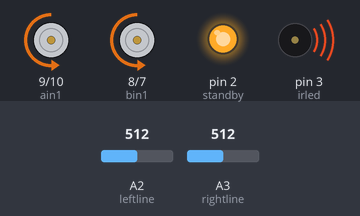
A sketch run on a simulated Arduino Uno, built with avr-gcc and run on an emulated ATmega328P. On the bench: motor-driver pin pairs drawn as motors (green arrow = first pin HIGH = forward, orange = second pin HIGH = backward, longer = more drive, scaled by the enable pin, stopped while the standby pin is LOW), output pins drawn as LEDs (lit = HIGH), buzzer (waves = sounding). Inputs (shaded band) come from the test bench; at power-on: A2 (leftline) = 512, A3 (rightline) = 512.

Above: at 4.2 s.
4.3 s: A2 (leftline) set to 208
5.8 s: A2 (leftline) set to 183
At 6.4 s:
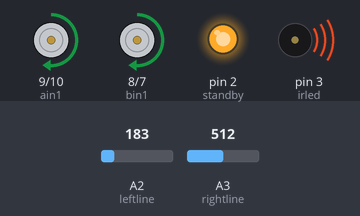
8.8 s: A2 (leftline) set to 210
At 9.3 s:
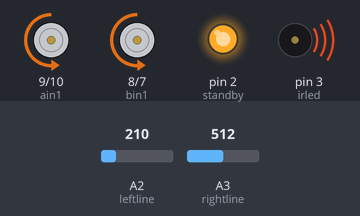
10.3 s: A3 (rightline) set to 211
11.8 s: A3 (rightline) set to 183
At 12.7 s:
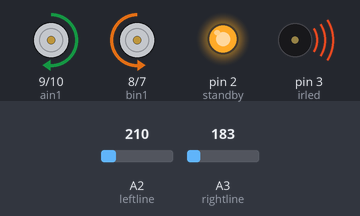
14.8 s: A3 (rightline) set to 210
At 15.1 s:
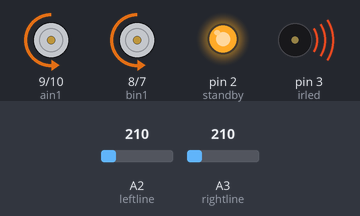
Timing chart, 0 to 17.3 s (numbered marks = the images above; inputs shaded):
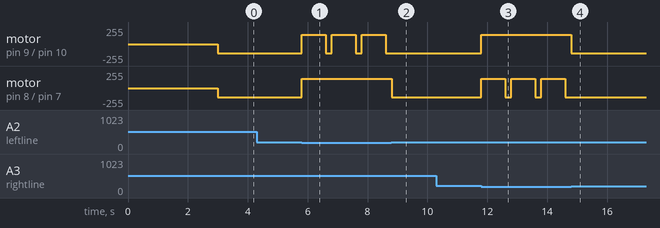

Measured:
- the behaviour switches between 200 and 199 on A2 (leftline) (found by bisection; images 0 and 1)
- the behaviour switches between 200 and 199 on A3 (rightline) (found by bisection; images 2 and 3)
- after the input at 4.3 s, every drawn part: stays the same
- after the input at 5.8 s, motor on pin 9 (ain1) / pin 10 (ain2): alternates forward 140/255 for 0.80 s and backward 140/255 for 0.20 s, starting at once; motor on pin 8 (bin1) / pin 7 (bin2): backward 140/255 → forward 140/255 at once
- after the input at 8.8 s, motor on pin 9 (ain1) / pin 10 (ain2): stays backward 140/255 (without the input it goes to forward 140/255 after 0.00 s); motor on pin 8 (bin1) / pin 7 (bin2): forward 140/255 → backward 140/255 at once
- after the input at 10.3 s, every drawn part: stays the same
- after the input at 11.8 s, motor on pin 9 (ain1) / pin 10 (ain2): backward 140/255 → forward 140/255 at once; motor on pin 8 (bin1) / pin 7 (bin2): alternates forward 140/255 for 0.80 s and backward 140/255 for 0.20 s, starting at once
- after the input at 14.8 s, motor on pin 9 (ain1) / pin 10 (ain2): forward 140/255 → backward 140/255 at once; motor on pin 8 (bin1) / pin 7 (bin2): stops changing and stays backward 140/255

The sketch:

testfw01.ino
```cpp
#include <EEPROM.h>
/* ButterBot source
   testfw01.ino - File for testing new features
   Created by Bill Weiler, May 3, 2013.
   Released into the public domain.
*/
//h-bridge (motors) control
const int standby = 2;    //PD2,actual pin 32
const int ain1 = 9;       //PB1,actual pin 13
const int ain2 = 10;       //PB2,actual pin 14
const int pwma = 5;        //PD5,actual pin 9
const int bin1 = 8;       //PB0,actual pin 12
const int bin2 = 7;       //PD7,actual pin 11
const int pwmb = 6;       //PD6,actual pin 10
//Object sensors
const int irled = 3;       //PD3,actual pin 1
const int leftobj = A0;    //ADC0,actual pin 23
const int rightobj = A1;    //ADC1,actual pin 24
//Line sensors
const int leftline = A2;    //ADC2,actual pin 25
const int rightline = A3;    //ADC3,actual pin 26
//breakout
const int pin1 = 3;        //PD3,actual pin 1
const int pin2 = A4;        //PC4,actual pin 27
const int pin3 = A5;        //PC5,actual pin 28
const int pin4 = 4;        //PD4,actual pin 2
//object sensor variables: 0 = object there, 1 = no object
int objsensorleft = 0;
int objsensorright = 0;
//line sensor variables, < 200 white line, > 200 black
int linesensorleft = 0;
int linesensorright = 0;
//bot specific values
int freq = 38000;
int leftspeed = 140;
int rightspeed = 140;
int leftthreshold = 200;
int righthreshold = 200;
//whichBot is the serial number in location 0 of the EEPROM
//the bottom of your Butterbot has it's serial number
int whichBot;
// the setup function runs once when you press reset:
void setup() {
  // This one line below is vital. Don't ever delete it or the robot could be damaged.
  analogReference(EXTERNAL);
  //initialialize h-bridge pins
  pinMode(standby, OUTPUT);
  pinMode(ain1, OUTPUT);
  pinMode(ain2, OUTPUT);
  pinMode(pwma, OUTPUT);
  pinMode(bin1, OUTPUT);
  pinMode(bin2, OUTPUT);
  pinMode(pwmb, OUTPUT);
  //initialize object detection pins
  pinMode(leftobj, INPUT);
  pinMode(rightobj, INPUT);

  //EEPROM.write(0,6);
  whichBot = EEPROM.read(0);
  //override default values for particular robot
  switch(whichBot)
  {
  case 1 :          //Bill's robot
    freq = 27000;
    leftspeed = 140;
    rightspeed = 180;
    break;
  case 2 :
    leftspeed = 140;
    rightspeed = 150;
    leftthreshold = 600;
    break;
   case 3:          //Brij's robot
    break;
   case 4:
    break;
   case 5:
    break;
   case 6 :
    leftspeed = 140;
    rightspeed = 155;
    break;

  default :        //nothing overridden from defaults
     break;
  }
  Serial.begin(115200);
  //Start pulsing infrared led, this is continuous.
  tone(irled,freq);
  //wait 3 seconds for start
  delay(3000);
  //start going forward 3/4 speed
  go();
}

// the loop routine runs over and over again forever:
void loop() {

  //Serial.println("Hello Bill");
  //delay(1000);
  //check if something is there

  //check line sensors
  linesensorleft = analogRead(leftline);
  if ( linesensorleft < leftthreshold )
  {
    backupandturnright();
  }
  else
  {
    linesensorright = analogRead(rightline);
    if (linesensorright < righthreshold)
    {
      backupandturnleft();
    }
  }
}

void go(void)
{
    digitalWrite(standby, LOW);   //stop
    digitalWrite(ain1, LOW);       //left wheel forward
    digitalWrite(ain2, HIGH);
    digitalWrite(bin1, LOW);       //right wheel forward
    digitalWrite(bin2, HIGH);
    analogWrite(pwma, leftspeed);       //0-255 for speed
    analogWrite(pwmb, rightspeed);      //0-255 for speed
    digitalWrite(standby, HIGH);   //go
}

void backupandturnleft(void)
{
    backup();
    //turn right
    digitalWrite(bin1, LOW);       //right wheel forward
    digitalWrite(bin2, HIGH);
    delay(200);                    //200ms
    //go forward
    go();
}

void backupandturnright(void)
{
    backup();
    //turn right
    digitalWrite(ain1, LOW);       //left wheel forward
    digitalWrite(ain2, HIGH);
    delay(200);                    //200ms
    //go forward
    go();
}

void backup(void)
{
      //go backwards
    digitalWrite(standby, LOW);    //stop
    digitalWrite(ain1, HIGH);       //left wheel back
    digitalWrite(ain2, LOW);
    digitalWrite(bin1, HIGH);       //right wheel back
    digitalWrite(bin2, LOW);
    digitalWrite(standby, HIGH);   //go
    delay(800);                    //160ms
}

void spinleft(void)
{
    //turn right
    digitalWrite(ain1, HIGH);       //left wheel back
    digitalWrite(ain2, LOW);
    digitalWrite(bin1, LOW);       //right wheel forward
    digitalWrite(bin2, HIGH);
    delay(200);                    //220ms
}

void spinright(void)
{
    //turn right
    digitalWrite(ain1, LOW);       //left wheel forward
    digitalWrite(ain2, HIGH);
    digitalWrite(bin1, HIGH);       //right wheel back
    digitalWrite(bin2, LOW);
    delay(200);                    //220ms
}
```
